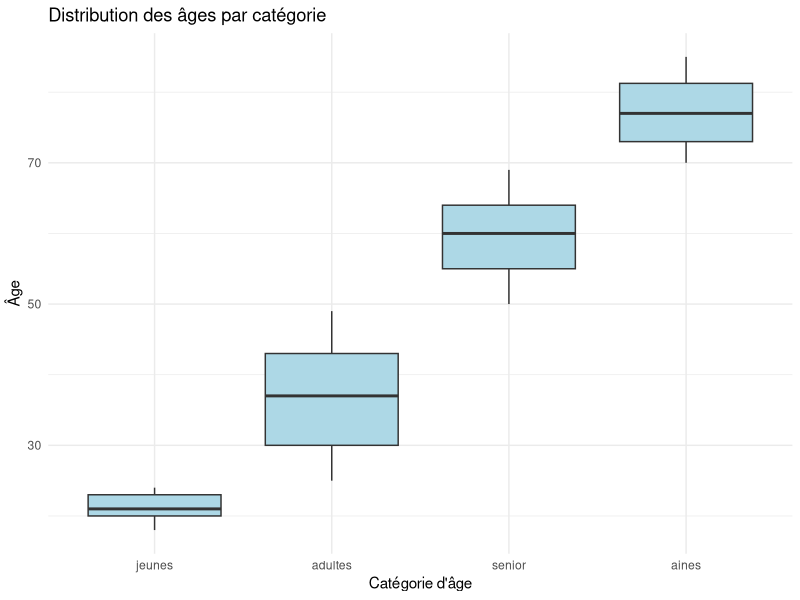
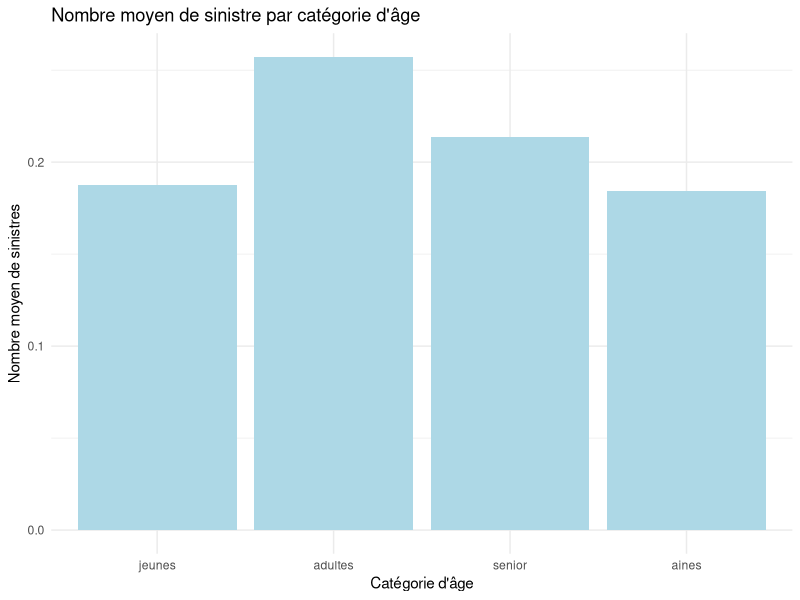

Write R code to recreate these figures, in order.
# install.packages("tidyverse")
library(tidyverse)
setwd("C:/Users/meraihi_n/Desktop/ACT3035H25")
# Ctrl+L clear la console

set.seed(123)
n_assures <- 1000
ages <- round(runif(n_assures, min = 18, max = 85))
# ?runif
bonus_malus <- round(runif(n_assures, min = 50, max = 150))
aciennete <- round(runif(n_assures, min = 0, max = 20))
nb_Sin <- rpois(n_assures, lambda=.2)
cout_sin <- rlnorm(nb_Sin, meanlog = 7, sdlog = 1) # ça ne marche pas

# Exercice #1
# Créer un fonction qui permet de générer les coût de sinistre
# en condiotionnant sur la nb de sinistre =>
# Si 0 sinistre, 0 couts
gener_couts <- function(nb_Sin){
  if (nb_Sin==0) return(0)
  return(sum(rlnorm(nb_Sin, meanlog = 7, sdlog = 1)))
  # La somme sert à éviter la liste (somme le cout pour chaque
  # valeur générées pat log-norm)
}

# sapply(nb_Sin, gener_couts)
cout_sin <- sapply(nb_Sin, gener_couts)
# cout_sin


# Exercice #2
# Insérer toutes les variables précédentes dans un df
# La première variable est un id d'assurés débutant par 1

portefeuille <- data.frame(
  id=1:n_assures,
  age=ages,
  bonus_malus= bonus_malus,
  anciennete=aciennete,
  nb_sinistres=nb_Sin,
  cout_sin=cout_sin
)
head(portefeuille)
# Exercice #3
# Catégoriser les assurés par âge (0 <jenues<=25, 
# 25 <Adultes <=50, 50< Seniors <=70, 70 < Ainé <= +)

categorie_age <- cut(ages,
                     breaks = c(0,25,50,70,85+1),
                     labels = c("jeunes", "adultes", "senior", "aines"),
                     right = F)
# ?cut

# 3.1
# Insérer cette nouvelle variable dans le df portefeuille
# façon 1
portefeuille$categorie_age <- categorie_age
# façon 2
portefeuille <- portefeuille %>% 
  mutate(
    categorie_age = cut(ages,
                         breaks = c(0,25,50,70,85+1),
                         labels = c("jeunes", "adultes", "senior", "aines"),
                         right = F)
  )


# Exercice #4
# Calculer les statistiques par catégorie d'âge
#  Catégorie, nb_ssurés, nb_sin_moyen, cout_sin_moyen, Bonus_malus_moyen
# Avec dplyr

stats_portefeuille <- portefeuille %>% 
  group_by(categorie_age) %>% 
  summarise(
    nb_assures=n(),
    nb_sin_moyen=mean(nb_sinistres),
    cout_sin_moyen=mean(cout_sin),
    Bonus_malus_moyen=mean(bonus_malus)
  )


# Exercice #5 
# Identifier TOUS les assurés à risque (nb_sin >=2 et cout>10000)
# par odre décroissants

assures_a_risque <- portefeuille %>% 
  filter(nb_sinistres>=2 & cout_sin>10000) %>% 
  arrange(desc(cout_sin))

# Ou cette fois

assures_a_risque <- portefeuille %>% 
  filter(nb_sinistres>=2 | cout_sin>10000) %>% 
  arrange(desc(cout_sin))

# Créer un graphique moustache de la distribution des âges
#  par catégorie d'age en utilisant ggplot

ggplot(portefeuille, aes(x=categorie_age, y=age))+
  geom_boxplot(fill="lightblue")+
  labs(title = "Distribution des âges par catégorie",
       x="Catégorie d'âge",
       y="Âge")+
  theme_minimal()

# Nombre de sinistre moyen par catégorie d'age

ggplot(stats_portefeuille, 
       aes(x=categorie_age, y=nb_sin_moyen))+
  geom_bar(stat = "identity", fill="lightblue")+
  theme_minimal()+
  labs(title = "Nombre moyen de sinistre par catégorie d'âge",
       x="Catégorie d'âge",
       y="Nombre moyen de sinistres")


# Créer une fonction qui permet de donner une annalyse complète
# sur toutes mes variables de portefeuille en sélectionnant 
# un catégorie d'age en particulier.
# Donc, j'ai juste `préciser la catégorie et j'obtiens:
# Le nb_assurés, age+moyen, cout_total, cout_moyen, freq_sinistres,
# bonus_malus_moyen`


analyse_segment <- function(data, categorie){
  segment <- data %>% 
    filter(categorie_age==categorie)
  list(
    nb_assures=nrow(segment),
    age_moyen=mean(segment$age),
    cout_total=sum(segment$cout_sin),
    cout_moyen=mean(segment$cout_sin),
    freq_sinistres=mean(segment$nb_sinistres >0),
    bonus_malus_moyen=mean(segment$bonus_malus)
  )
  }

analyse_segment(portefeuille, categorie = "aines")








